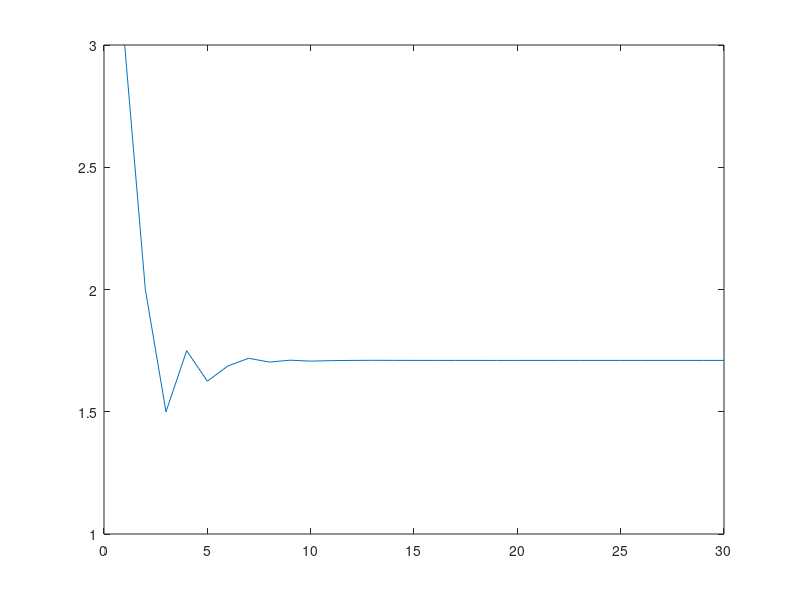

The MATLAB script that drew this image:

%{
Andrew Hoffman
ELEN 3381
Assignment 2
20250201
%}

clc, clear;

min=1; max=1;
target = input('Enter the number that you want cube root: ');
mid=0;
done = false;
arr = [];
delta = 0.00000001;

if target > 1
    max = target;
else
    min = target;
end

while ~done
    mid = (min + max) / 2;
    arr = [arr, mid];
    
    if abs(target - (mid^3)) < delta
        done = true;
    elseif (target - (mid^3)) > 0
        min = mid;
    else
        max = mid;
    end
end

disp(arr);
disp(['My Cube root of ', num2str(target), ' is ', num2str(mid)]);
disp(['MATLAB Cube root of ', num2str(target), ' is ', num2str(nthroot(target,3))]);

figure;
plot(arr);
% xlim([1 10]);
% ylim([1.25 1.5]);
% xlabel('Iterations');
% ylabel('Estimated Cube Root');
% title('Estimations of Cube Root');
% grid on;



% 
% x = 3;
% delta = 0.00000001;
% r(1) = 1;
% r(2) = 2;
% maxit = 25;
% i = 2;
% while abs(r(i-1)-r(i)) > delta && i < maxit
%     r(i+1) = 0.5*(r(i) + x/r(i));
%     i =i + 1;
% end
% 
% plot(r)